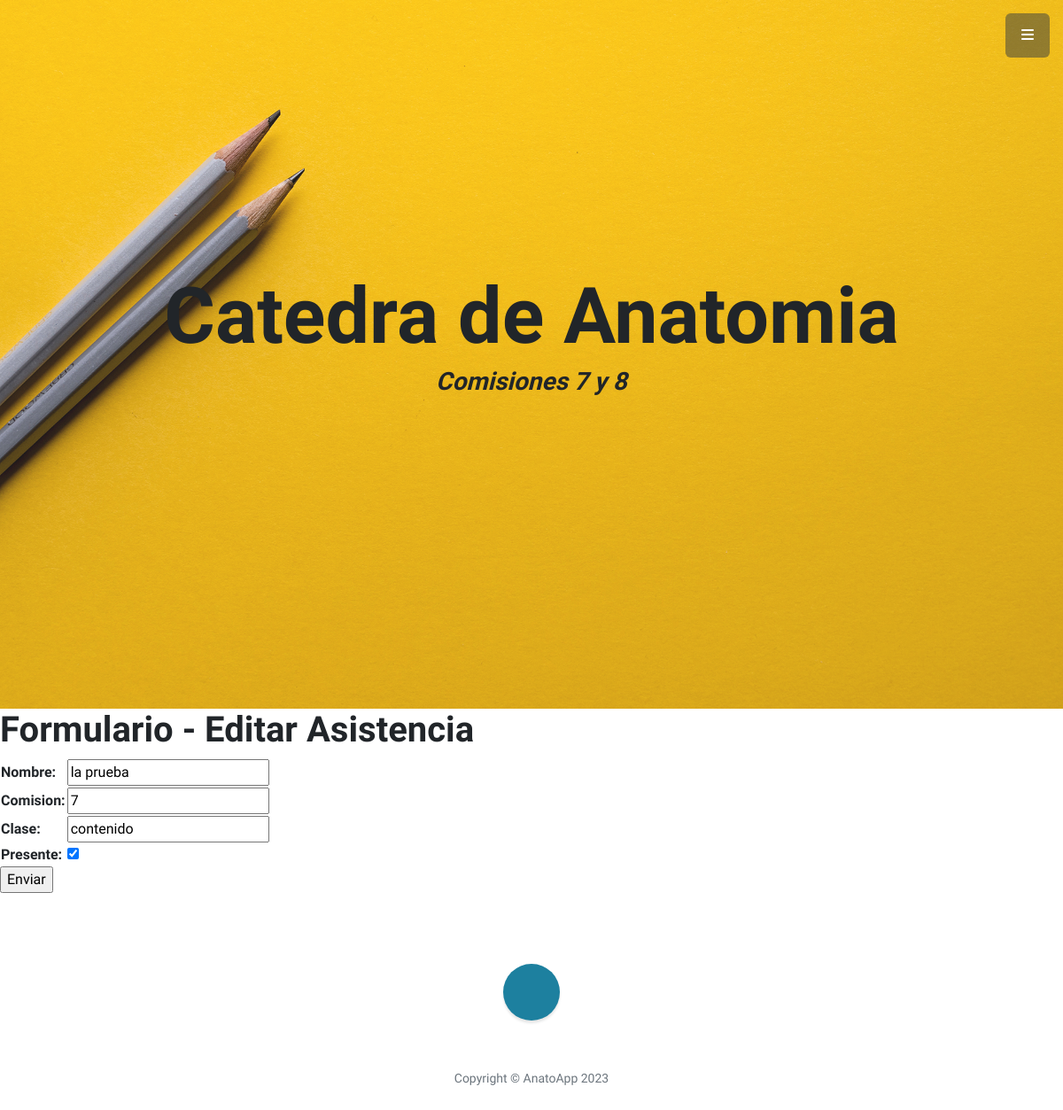
The app's page /AnatoApp/editarAsistencia/la prueba/, older data.
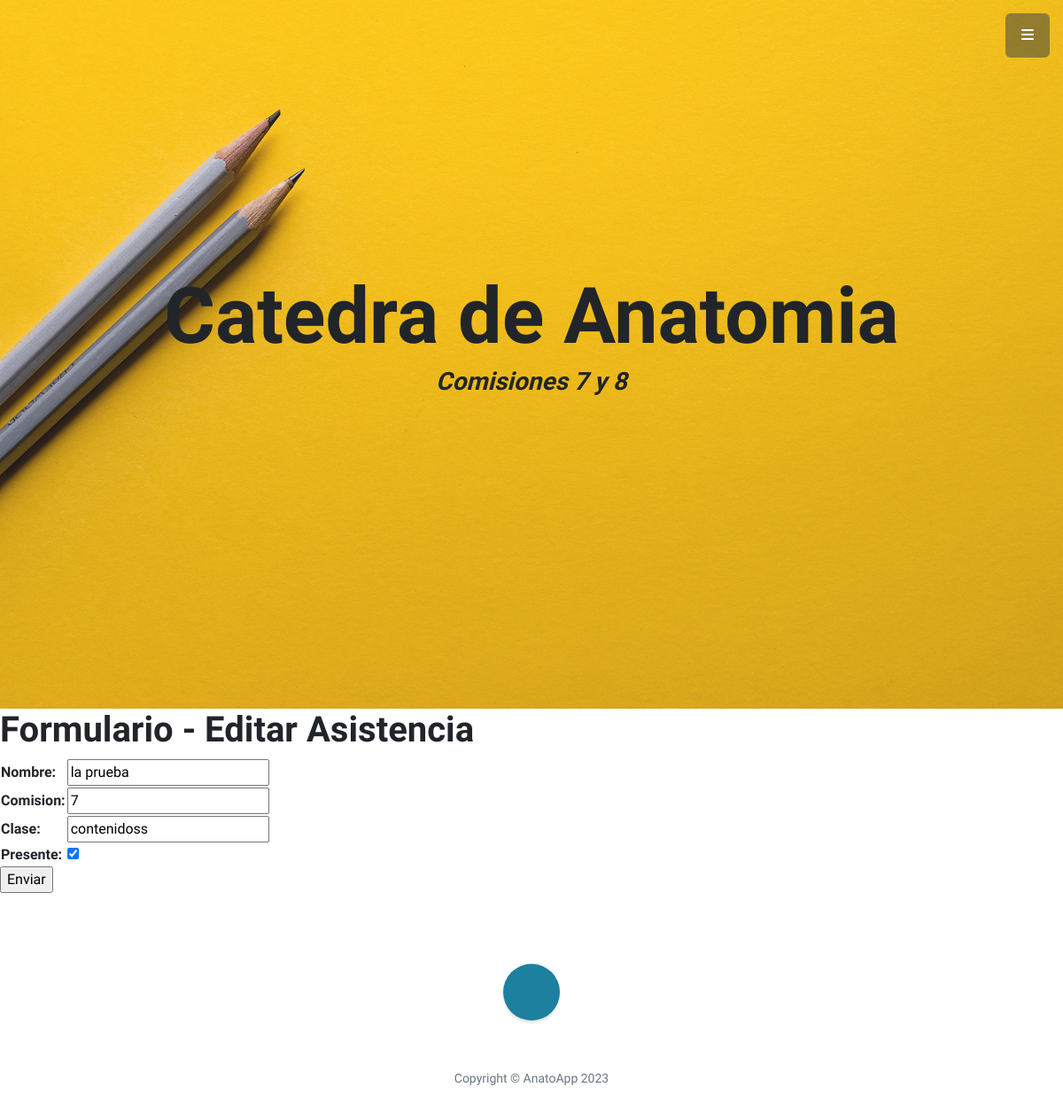
The same page, newer data.
### AnatoApp/models.py (models this page shows, shortened)
class Asistencias(models.Model):
    nombre = models.CharField(max_length=40)
    comision = models.IntegerField()
    clase = models.CharField(max_length=40)
    presente = models.BooleanField()

### AnatoApp/views.py (the view)
# urls.py: path('editarAsistencia/<asistencia_nombre>/', views.editarAsistencia, name="EditarAsistencia"),
def editarAsistencia(request, asistencia_nombre):
    asistencia = Asistencias.objects.get(nombre=asistencia_nombre)
    if request.method == 'POST':
        miFormulario = AsistenciasFormulario(request.POST)
        print(miFormulario)
        if miFormulario.is_valid:
            informacion = miFormulario.cleaned_data
            asistencia.nombre = informacion['nombre']
            asistencia.comision = informacion['comision']
            asistencia.clase = informacion['clase']
            asistencia.presente = informacion['presente']
            asistencia.save()
            return redirect('http://127.0.0.1:8000/AnatoApp/leerAsistencias')
    else:
        miFormulario = AsistenciasFormulario(initial={'nombre': asistencia.nombre, 'comision': asistencia.comision,
                                                   'clase': asistencia.clase, 'presente': asistencia.presente})
    return render(request, "AnatoApp/editarAsistencia.html", {"miFormulario": miFormulario, "asistencia_nombre": asistencia_nombre})

### AnatoApp/forms.py
class AsistenciasFormulario(forms.Form):
    nombre = forms.CharField()
    comision = forms.IntegerField()
    clase = forms.CharField()
    presente = forms.BooleanField()

### AnatoApp/templates/AnatoApp/editarAsistencia.html (shortened to what this page needs)
{% extends "AnatoApp/pagina2.html" %}
{% load static %}
{% block Alumnos %}
<h1>Formulario - Editar Asistencia</h1>
    <form action="" method="POST">{% csrf_token %}
        <table>
            {{ miFormulario.as_table }}
        </table>
        <input type="submit", value="Enviar">
    </form>
{% endblock %}

Row changes from the older to the newer data that the page shows:
changed Asistencias "la prueba": clase "contenido" → "contenidoss"
